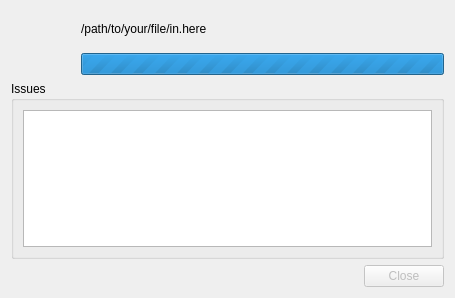
<?xml version="1.0" encoding="UTF-8"?>
<ui version="4.0">
 <class>IoStatusDialog</class>
 <widget class="QDialog" name="IoStatusDialog">
  <property name="geometry">
   <rect>
    <x>0</x>
    <y>0</y>
    <width>455</width>
    <height>298</height>
   </rect>
  </property>
  <property name="windowTitle">
   <string>IoStatusDialog</string>
  </property>
  <layout class="QVBoxLayout" name="verticalLayout_3">
   <item>
    <layout class="QHBoxLayout" name="horizontalLayout">
     <item>
      <widget class="QLabel" name="icon_label">
       <property name="minimumSize">
        <size>
         <width>64</width>
         <height>64</height>
        </size>
       </property>
       <property name="maximumSize">
        <size>
         <width>64</width>
         <height>64</height>
        </size>
       </property>
       <property name="text">
        <string notr="true"/>
       </property>
      </widget>
     </item>
     <item>
      <layout class="QVBoxLayout" name="verticalLayout">
       <item>
        <widget class="QLabel" name="label">
         <property name="text">
          <string>/path/to/your/file/in.here</string>
         </property>
        </widget>
       </item>
       <item>
        <widget class="QProgressBar" name="progress_bar">
         <property name="maximum">
          <number>0</number>
         </property>
        </widget>
       </item>
      </layout>
     </item>
    </layout>
   </item>
   <item>
    <spacer name="verticalSpacer">
     <property name="orientation">
      <enum>Qt::Vertical</enum>
     </property>
     <property name="sizeType">
      <enum>QSizePolicy::Preferred</enum>
     </property>
     <property name="sizeHint" stdset="0">
      <size>
       <width>20</width>
       <height>0</height>
      </size>
     </property>
    </spacer>
   </item>
   <item>
    <widget class="QGroupBox" name="group_box">
     <property name="title">
      <string>Issues</string>
     </property>
     <layout class="QVBoxLayout" name="verticalLayout_2">
      <item>
       <widget class="QListWidget" name="list_widget"/>
      </item>
     </layout>
    </widget>
   </item>
   <item>
    <widget class="QDialogButtonBox" name="button_box">
     <property name="enabled">
      <bool>false</bool>
     </property>
     <property name="standardButtons">
      <set>QDialogButtonBox::Close</set>
     </property>
    </widget>
   </item>
  </layout>
 </widget>
 <resources/>
 <connections>
  <connection>
   <sender>button_box</sender>
   <signal>rejected()</signal>
   <receiver>IoStatusDialog</receiver>
   <slot>reject()</slot>
   <hints>
    <hint type="sourcelabel">
     <x>355</x>
     <y>290</y>
    </hint>
    <hint type="destinationlabel">
     <x>369</x>
     <y>364</y>
    </hint>
   </hints>
  </connection>
 </connections>
</ui>
